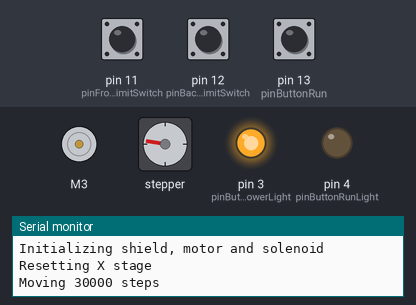
Simulated run of this sketch. Board: Arduino Uno, built with avr-gcc and run on an emulated ATmega328P. Parts: DC motor (green arrow = forward, orange = backward, longer = faster), stepper motor, output pins drawn as LEDs (lit = HIGH), the last lines printed to the serial monitor. Inputs (shaded band) come from the test bench; at power-on: pin 12 (pinBackLimitSwitch) LOW, pin 13 (pinButtonRun) HIGH, pin 11 (pinFrontLimitSwitch) LOW. Stepper angles assume 200 steps per turn.

Above: at 0.8 s.
0.9 s: pin 12 (pinBackLimitSwitch) pulled HIGH for 0.15 s
At 1.2 s:
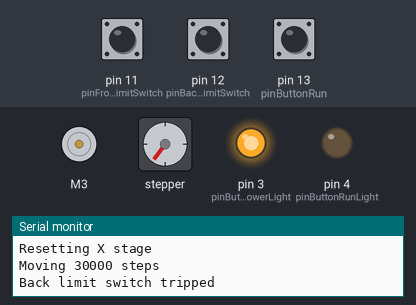
2.5 s: pin 13 (pinButtonRun) pulled LOW for 0.15 s
At 2.71 s:
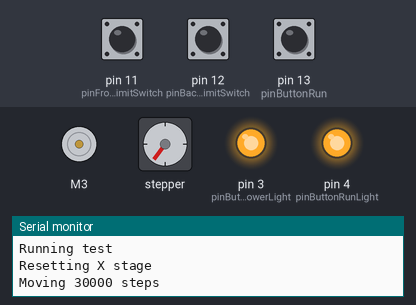
5.5 s: pin 12 (pinBackLimitSwitch) pulled HIGH for 1 s
8.6 s: pin 11 (pinFrontLimitSwitch) pulled HIGH for 0.15 s
At 11.4 s:
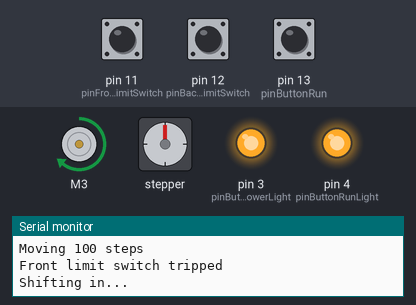
11.7 s: pin 11 (pinFrontLimitSwitch) pulled HIGH for 1 s
At 13.4 s:
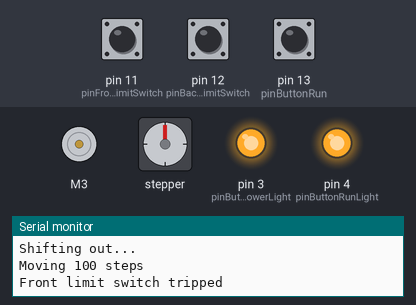
15.7 s: pin 11 (pinFrontLimitSwitch) pulled HIGH for 3.2 s
Timing chart, 0 to 22.8 s (numbered marks = the images above; inputs shaded):
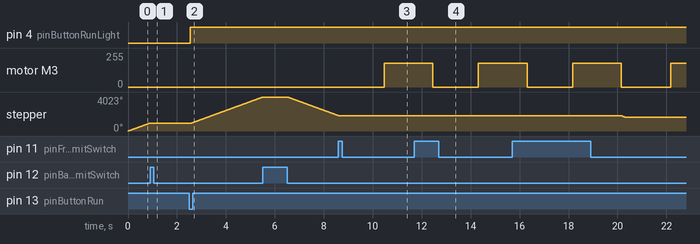

The sketch:

BreviTest_v1_0.ino
```cpp
#include <Wire.h>
#include <Adafruit_MotorShield.h>
#include "utility/Adafruit_PWMServoDriver.h"
#include <LiquidCrystal.h>

#define channelMotor 1
#define channelSolenoid 3

#define pinFrontLimitSwitch 11
#define pinBackLimitSwitch 12

#define pinButtonPowerLight 3
#define pinButtonRun 13
#define pinButtonRunLight 4
#define pinAssaySensor A0
#define pinControlSensor A1

// NOTE: FORWARD and BACKWARD are reversed for the stepper motor!!!

#define STEP_FORWARD BACKWARD
#define STEP_BACKWARD FORWARD

#define mmPerRotation 1.0
#define solenoidDelay 2000
#define mmPerRaster 0.5
#define stepsPerRotation 200
#define rpm 200

#define number_of_wells 5   // does not include analyte, antibody, and color wells
#define number_of_sensor_readings 10
#define delay_between_sensor_readings 500

#define DEBOUNCE 10  // button debouncer, how many ms to debounce, 5+ ms is usually plenty

#define solenoid_power 180

double rps = rpm / 60.0;
double mmPerSec = mmPerRotation * rps;
double stepsPerSec = stepsPerRotation * rps;
double delayAtFullSpeed = 1000.0 / (stepsPerRotation * rps);
double mmPerStep = mmPerRotation / stepsPerRotation;
int stepsPerRaster = int(round(mmPerRaster / mmPerStep));
double secsPerRaster = stepsPerRaster / stepsPerSec;
int solenoidDelayAfterRaster = int(round(solenoidDelay - secsPerRaster * 1000.0));

int stateButtonRun;

Adafruit_MotorShield AFMS = Adafruit_MotorShield();
Adafruit_StepperMotor *motor = AFMS.getStepper(stepsPerRotation, channelMotor);
Adafruit_DCMotor *solenoid = AFMS.getMotor(channelSolenoid);

void setup() {
    // initialize pins
  pinMode(pinFrontLimitSwitch, INPUT);
  pinMode(pinBackLimitSwitch, INPUT);
  pinMode(pinAssaySensor, INPUT);
  pinMode(pinControlSensor, INPUT);
  pinMode(pinButtonRun, INPUT_PULLUP);

  pinMode(pinButtonRunLight, OUTPUT);
  pinMode(pinButtonPowerLight, OUTPUT);

  digitalWrite(pinButtonRunLight, LOW);
  digitalWrite(pinButtonPowerLight, HIGH);

  Serial.begin(9600);

    // set up stepping motor
  Serial.println("Initializing shield, motor and solenoid");
  AFMS.begin();
  motor->setSpeed(rpm);
  solenoid->setSpeed(solenoid_power);

  reset_x_stage();
}

void reset_x_stage() {
  Serial.println("Resetting X stage");
  move_steps(30000, STEP_BACKWARD, DOUBLE);
  motor->release();
  delay(1000);
}

void loop() {
  int rVal, rVal2;

  rVal = digitalRead(pinButtonRun);
  delay(DEBOUNCE);
  rVal2 = digitalRead(pinButtonRun);
  if (rVal == rVal2) {
    Serial.print("rval = ");
    Serial.print(rVal);
    Serial.print(", stateButtonRun = ");
    Serial.println(stateButtonRun);
    if (rVal != stateButtonRun) {
      if (rVal == LOW) {
        Serial.println("Running test");
        brevitest_run();
      }
      stateButtonRun = HIGH;
    }
  }
}

void brevitest_run() {
  bt_setup();

  bt_move_to_second_well();
  bt_raster_well();
  bt_move_back_to_analyte_well();
  bt_raster_well();
  bt_move_to_next_well();
  bt_skip_well();

  for (int i = 0; i < number_of_wells; i += 1) {
    bt_raster_well();
    bt_move_to_next_well();
  }

  bt_raster_last_well();
  bt_position_sensors();
  bt_read_sensors();

  bt_cleanup();
}

void bt_setup() {
  digitalWrite(pinButtonRunLight, HIGH);
  reset_x_stage();
}

void bt_move_to_second_well() {
  move_mm(15.0);
}

void bt_move_back_to_analyte_well() {
  move_mm(-16.0);
}

void solenoid_out() {
    Serial.println("Shifting out...");
    solenoid->run(RELEASE);
}

void solenoid_in() {
    Serial.println("Shifting in...");
    solenoid->run(FORWARD);
}

void raster_well(double mm) {
  int number_of_rasters = int(round(mm / mmPerRaster));

  for (int i = 0; i < number_of_rasters; i += 1) {
    move_steps(stepsPerRaster, STEP_FORWARD, SINGLE);
    delay(solenoidDelayAfterRaster);
    solenoid_in();
    delay(solenoidDelay);
    solenoid_out();
  }
}

void move_steps(int steps, int dir, int rate) {
  Serial.print("Moving ");
  Serial.print(steps);
  Serial.println(" steps");
  for (int i = 0; i < steps; i += 1) {
    if (dir == STEP_FORWARD && digitalRead(pinFrontLimitSwitch) == HIGH) {
      Serial.println("Front limit switch tripped");
      return;
    }
    if (dir == STEP_BACKWARD && digitalRead(pinBackLimitSwitch) == HIGH) {
      Serial.println("Back limit switch tripped");
      return;
    }
    motor->step(1, dir, rate);
  }
}

void move_mm(double mm) {
  int steps = int(round(abs(mm) / mmPerStep));
  Serial.print("Steps: ");
  Serial.println(steps);
  if (mm > 0) {
    move_steps(steps, STEP_FORWARD, SINGLE);
  }
  else {
    move_steps(steps, STEP_BACKWARD, SINGLE);
  }
}

void bt_raster_first_well() {
  raster_well(6.0);
}

void bt_move_to_next_well() {
  move_mm(4.0);
}

void bt_skip_well() {
  move_mm(10.0);
}

void bt_raster_well() {
  raster_well(6.0);
}

void bt_raster_last_well() {
  raster_well(8.0);
}

void bt_position_sensors() {
  move_mm(-16.0);
}

void bt_read_sensors() {
  double assay = 0.0;
  double control = 0.0;

  for (int i = 0; i < number_of_sensor_readings; i += 1) {
    assay += analogRead(pinAssaySensor);
    control += analogRead(pinControlSensor);
    delay(delay_between_sensor_readings);
  }

  Serial.print("Assay reading: ");
  Serial.println(assay / number_of_sensor_readings);
  Serial.print("Control reading: ");
  Serial.println(control / number_of_sensor_readings);
}

void bt_cleanup() {
  solenoid_out();
  motor->release();
  digitalWrite(pinButtonRunLight, LOW);
}
```

Measured:
- after the input at 2.5 s, pin 4 (pinButtonRunLight): LOW → HIGH at once; stepper: keeps turning clockwise at about 1059°/s, starting after 0.08 s
- after the input at 8.6 s, motor M3: stopped → forward 180/255 after 1.9 s; stepper: stops changing and stays 1800°
- after the input at 11.7 s, stepper: stops changing and stays 1800°
